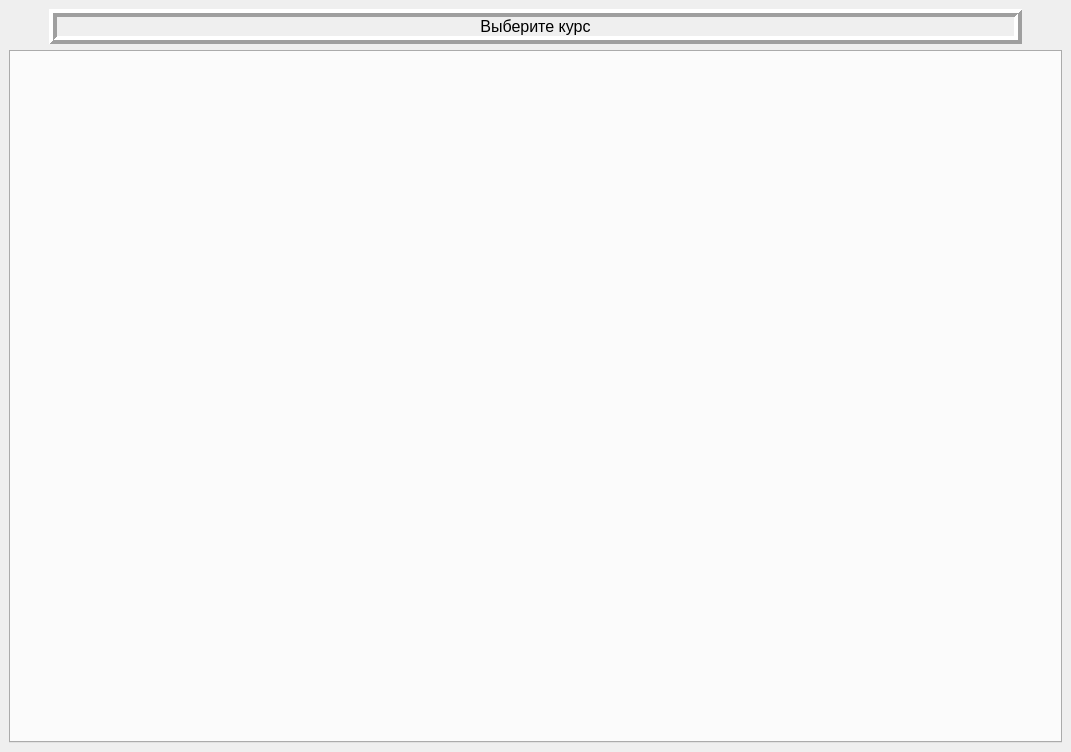
<?xml version="1.0" encoding="UTF-8"?>
<ui version="4.0">
 <class>MainWindow</class>
 <widget class="QMainWindow" name="MainWindow">
  <property name="geometry">
   <rect>
    <x>0</x>
    <y>0</y>
    <width>1071</width>
    <height>752</height>
   </rect>
  </property>
  <property name="windowTitle">
   <string>Глоссарий терминов</string>
  </property>
  <widget class="QWidget" name="centralwidget">
   <property name="enabled">
    <bool>true</bool>
   </property>
   <layout class="QVBoxLayout" name="verticalLayout">
    <item>
     <layout class="QHBoxLayout" name="horizontalLayout_2">
      <property name="spacing">
       <number>6</number>
      </property>
      <item>
       <spacer name="horizontalSpacer">
        <property name="orientation">
         <enum>Qt::Horizontal</enum>
        </property>
        <property name="sizeHint" stdset="0">
         <size>
          <width>40</width>
          <height>20</height>
         </size>
        </property>
       </spacer>
      </item>
      <item>
       <widget class="QLabel" name="labelSelectCourse">
        <property name="sizePolicy">
         <sizepolicy hsizetype="Expanding" vsizetype="Preferred">
          <horstretch>10</horstretch>
          <verstretch>0</verstretch>
         </sizepolicy>
        </property>
        <property name="minimumSize">
         <size>
          <width>0</width>
          <height>0</height>
         </size>
        </property>
        <property name="maximumSize">
         <size>
          <width>16777215</width>
          <height>16777215</height>
         </size>
        </property>
        <property name="font">
         <font>
          <pointsize>12</pointsize>
         </font>
        </property>
        <property name="frameShape">
         <enum>QFrame::Box</enum>
        </property>
        <property name="frameShadow">
         <enum>QFrame::Raised</enum>
        </property>
        <property name="lineWidth">
         <number>4</number>
        </property>
        <property name="midLineWidth">
         <number>0</number>
        </property>
        <property name="text">
         <string>Выберите курс</string>
        </property>
        <property name="alignment">
         <set>Qt::AlignCenter</set>
        </property>
        <property name="margin">
         <number>10</number>
        </property>
       </widget>
      </item>
      <item>
       <spacer name="horizontalSpacer_2">
        <property name="orientation">
         <enum>Qt::Horizontal</enum>
        </property>
        <property name="sizeHint" stdset="0">
         <size>
          <width>40</width>
          <height>20</height>
         </size>
        </property>
       </spacer>
      </item>
     </layout>
    </item>
    <item>
     <widget class="QTabWidget" name="tabWidgetMain">
      <property name="font">
       <font>
        <pointsize>10</pointsize>
       </font>
      </property>
      <property name="currentIndex">
       <number>-1</number>
      </property>
     </widget>
    </item>
   </layout>
  </widget>
  <widget class="QMenuBar" name="menubar">
   <property name="geometry">
    <rect>
     <x>0</x>
     <y>0</y>
     <width>1071</width>
     <height>21</height>
    </rect>
   </property>
  </widget>
 </widget>
 <resources/>
 <connections/>
</ui>
